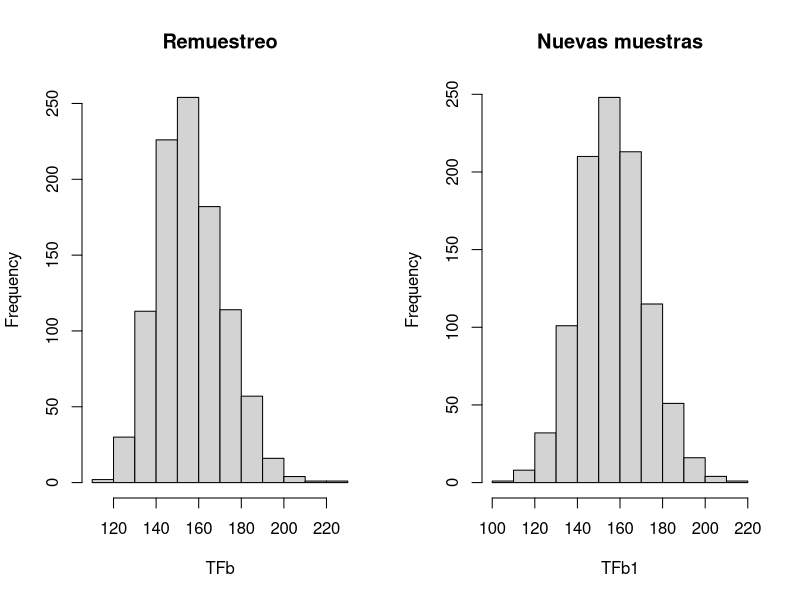
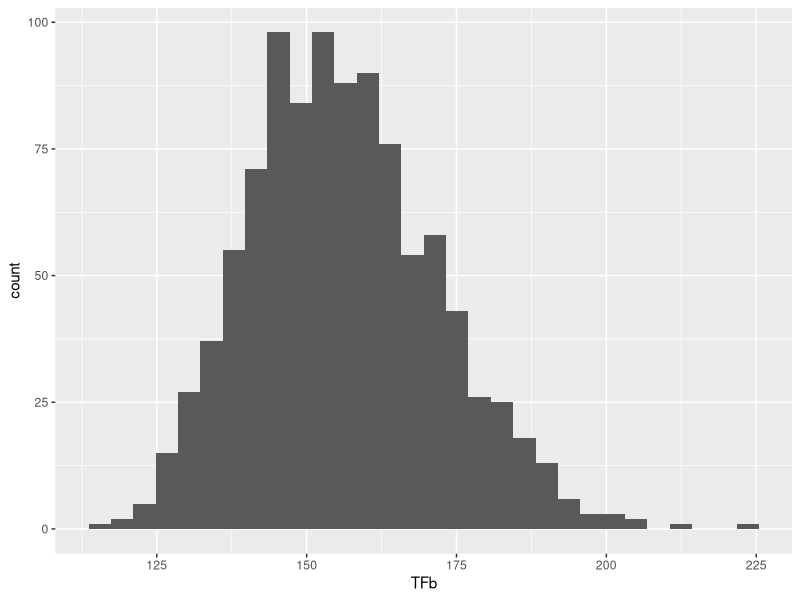
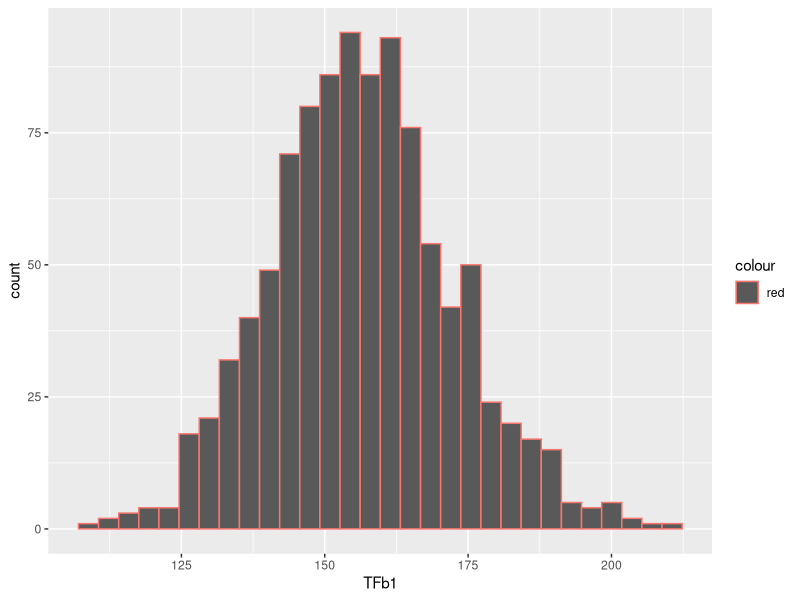

Source code (R) for these figures, in order:
library(MASS)
library(ggplot2)
library(tidyverse)
S<-100 # de simulaciones
B<-1000 #n?mero de muestras bootstrap
muestra<-rnorm(100,5,1)
#x<-exp(muestra)
promedio<-sum(muestra)/100
promedio
TF<-exp(promedio)
  TFb<-c()
  for(i in 1:B)
  {
    xi<-sample(muestra,100,replace=TRUE)
    promedio1<-mean(xi)
    
    #vari<-(sum((xi-promedio)**2))/50
    TFb[i]=exp(promedio1)
    TFb[i]<-TFb[i]
  }
  se=sqrt(var(TFb))
  Normal=c(TF-(qnorm(.975)*se),TF+(qnorm(.975)*se))
  Pivotal=c(2*TF-quantile(TFb,.975),2*TF-quantile(TFb,.025))
  Percentil=c(quantile(TFb,0.025),quantile(TFb,0.975))

sprintf("El intervalo de confianza normal es (%.6s,%.6s)",Normal[1],Normal[2])
sprintf("El intervalo de confianza pivotal es (%.6s,%.6s)",Pivotal[1],Pivotal[2])
sprintf("El intervalo de confianza Percentil es (%.6s,%.6s)",Percentil[1],Percentil[2])
#x<-exp(muestra)
#parametro bootstrap
promedio<-sum(muestra)/100
promedio
TF<-exp(promedio)
TFb1<-c()
for(i in 1:B){
  xx<-rnorm(100,promedio,1)
  promedio1<-sum(xx)/100
  TFb1[i]=exp(promedio1)
  TFb1[i]<-TFb1[i]
}
se=sqrt(var(TFb1))
Normal=c(TF-(qnorm(.975)*se),TF+(qnorm(.975)*se))
Pivotal=c(2*TF-quantile(TFb1,.975),2*TF-quantile(TFb1,.025))
Percentil=c(quantile(TFb1,0.025),quantile(TFb1,0.975))
sprintf("El intervalo de confianza normal es (%.6s,%.6s)",Normal[1],Normal[2])
sprintf("El intervalo de confianza pivotal es (%.6s,%.6s)",Pivotal[1],Pivotal[2])
sprintf("El intervalo de confianza Percentil es (%.6s,%.6s)",Percentil[1],Percentil[2])
par(mfrow = c(1, 2))
hist(TFb,main = "Remuestreo")
hist(TFb1,main="Nuevas muestras")

ggplot() +
  geom_histogram(aes(x =TFb))
ggplot()+
  geom_histogram(aes(x =TFb1,color='red'))
